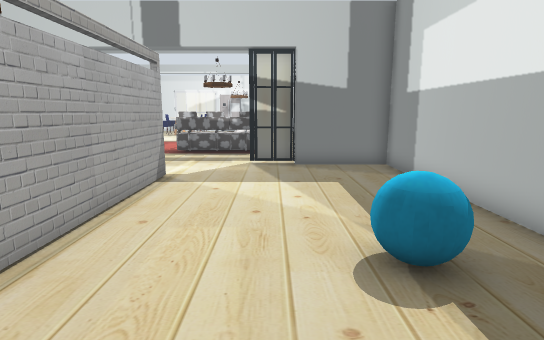
view 1 (above)

20 first-person views from a walk through a robot-simulator world made for Gazebo. The camera is 1 m above the floor, tilts 10° down and sees 80° across. The floor is counted in squares, 0.5 m on a side. Each view is taken from the middle of a square. On the plan, view 1 faces up. The plan holds only what a view shows up to about 18 squares ahead; the rest is blank. Some surface patterns are stand-ins.

view 2
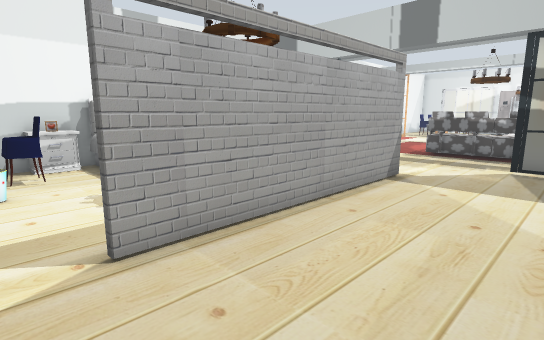

view 3
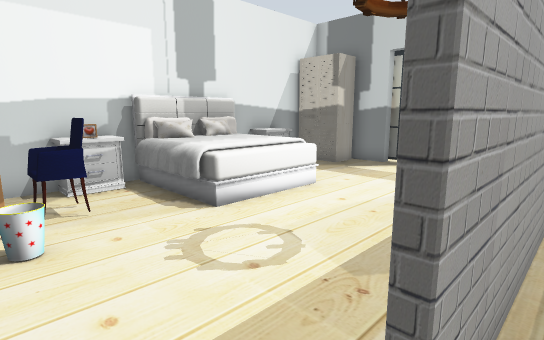

view 4
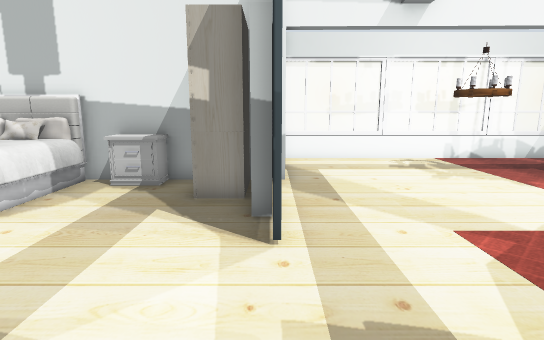

view 5
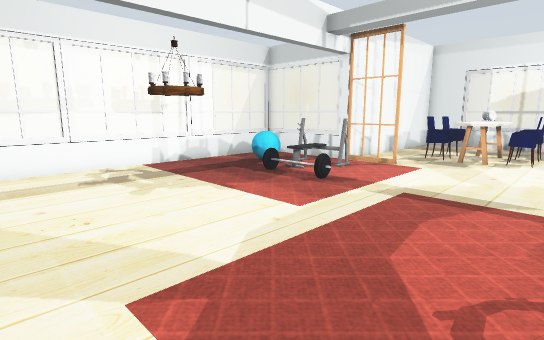

view 6
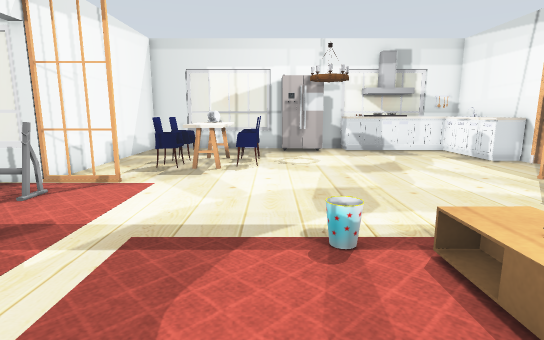

view 7
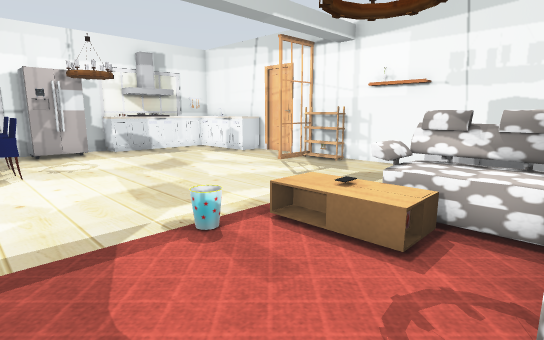

view 8
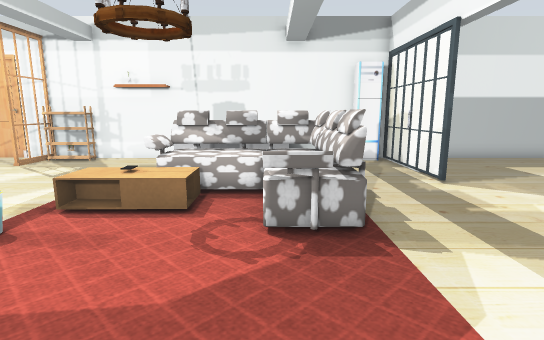

view 9
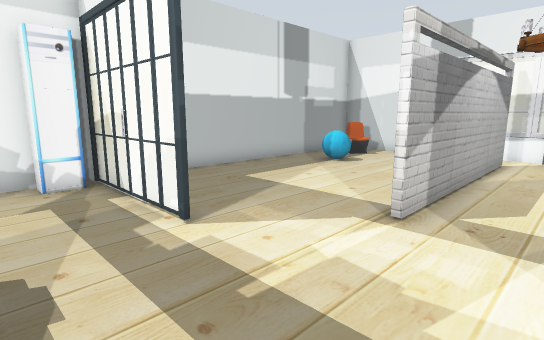

view 10
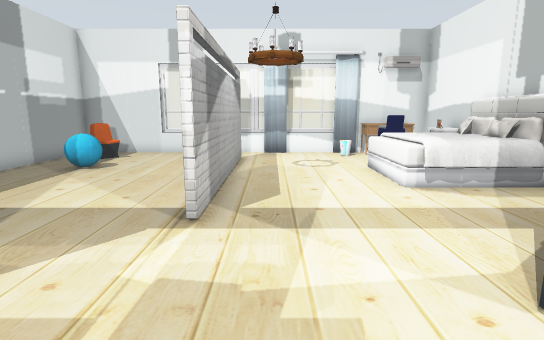

view 11
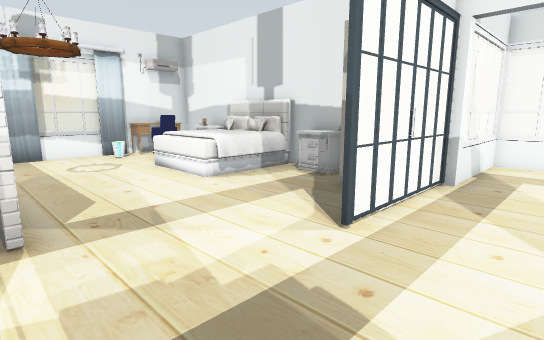

view 12
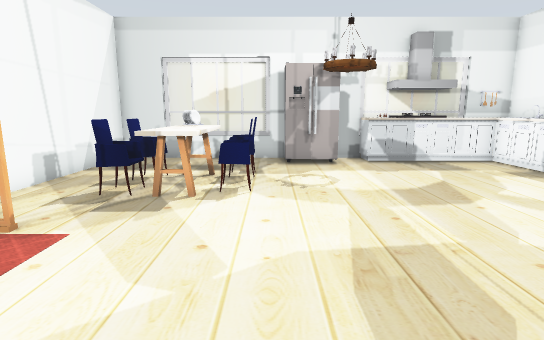

view 13
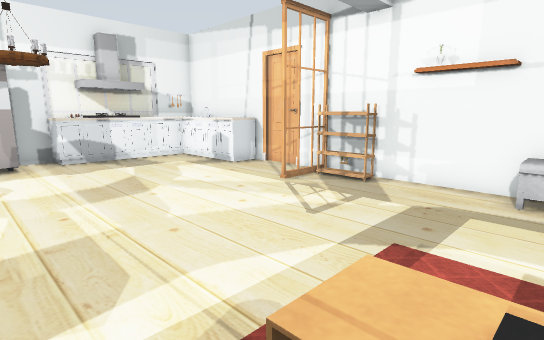

view 14
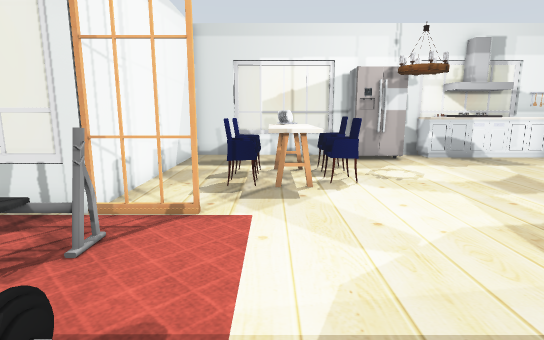

view 15
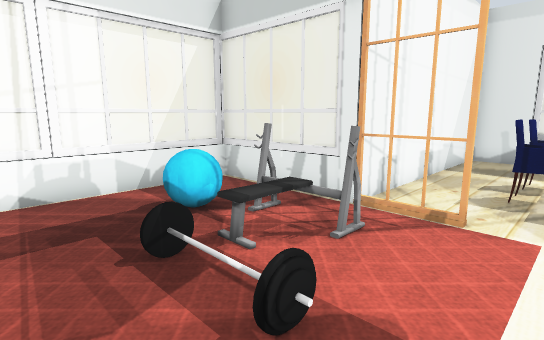

view 16
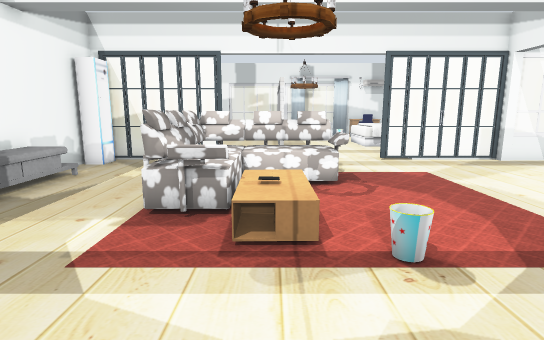

view 17
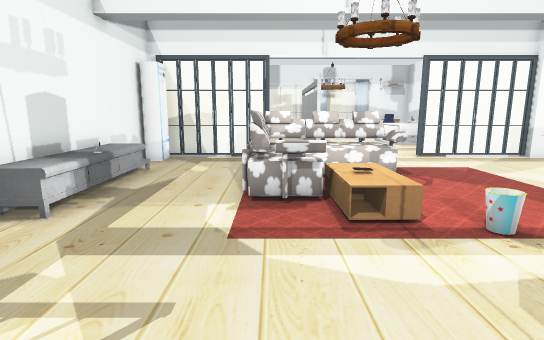

view 18
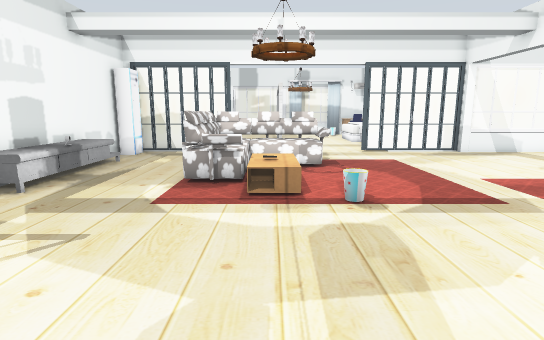

view 19
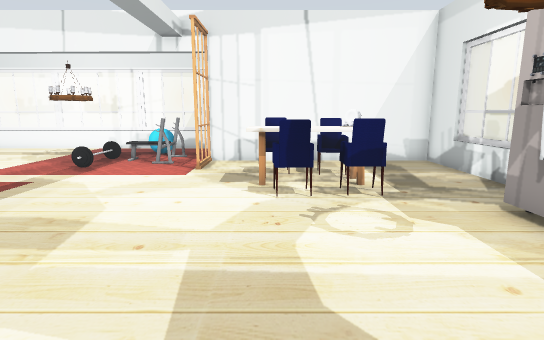

view 20
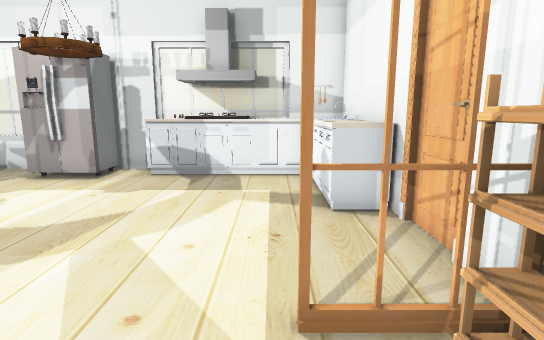

### Floor plan
Points are (right, up) in squares from view 1. A wall is a line through its corners. A room is listed if a view was taken in it or the views show most of it. See-through windows are left out.
Room 1 (views 1, 2, 3, 4, 5, 6, 7, 8, 9, 10, 11, 12, 13, 14, 15, 16, 17, 18, 19, 20)
walls: (-9.1, 13.1) (-9.1, 12.6) (-10.6, 12.6); (-3.4, 10.2) (-3.4, 1.4); (-12.7, 12.4) (-12.7, -0.6) (-9.3, -0.6); (-13.5, 13.4) (-12.7, 13.4); (4.5, 12.9) (4.5, 28.5); (4.5, 31) (4.5, 36.6) (3.4, 36.6); (-3.6, 1.4) (-3.6, 10.2); (-5.4, 36.6) (-12.7, 36.6) (-12.7, 27.3) (-17.5, 27.3); (-1.9, 36.6) (-3.6, 36.6); (0.4, -0.6) (4.5, -0.6) (4.5, 12.6) (0.9, 12.6) (0.9, 13)
low walls: (-17.5, 18.5) (-17.5, 13.3); (-17.5, 27.3) (-17.5, 22.4); (-4.6, -0.6) (-3.5, -0.6)
objects: window (-18, 15); window (-18, 19) to (-18, 22); window (-18, 25); window (-17, 13) to (-14, 13); window (-17, 27) to (-15, 27); lamp (-15, 20) to (-14, 21); other object (-15, 24) to (-15, 25); other object (-14, 24) to (-12, 26); other object (-13, 23) to (-11, 23); other object (-12, 0) to (-10, 1); other object (-12, 2); other object (-12, 3); bed (-12, 4) to (-9, 7); other object (-12, 9) to (-12, 10); wardrobe (-12, 11) to (-11, 12); door leaf (-12, 27) to (-11, 27); chair (-11, 1) to (-10, 2); door leaf (-10, 13); chair (-10, 30) to (-9, 30); chair (-10, 32); curtain (-9, 0); other object (-9, 0) to (-8, 1); kitchen table (-9, 30) to (-8, 31); other object (-9, 32) to (-8, 32); kitchen table (-9, 33) to (-8, 33); window (-8, -1) to (-5, -1); door leaf (-8, 13); chair (-7, 30) to (-7, 31); chair (-7, 32); window (-7, 37); lamp (-6, 4) to (-4, 6); sofa (-5, 16) to (-1, 21); other object (-5, 23); fridge (-5, 35) to (-4, 36); lamp (-4, 20) to (-3, 21); lamp (-4, 33) to (-3, 34); window (-3, -1) to (0, -1); other object (-3, 20) to (-2, 22); other object (-3, 21); kitchen cabinet (-2, 36) to (-1, 36); door leaf (-1, 13) to (0, 13); other object (0, 36) to (1, 36); other object (0, 37); window (1, 37) to (2, 37); chair (2, 1) to (3, 2); other object (2, 4); door leaf (2, 13); door leaf (2, 28) to (4, 28); kitchen cabinet (2, 32) to (4, 36); TV cabinet (3, 17) to (4, 22); other object (3, 37); other object (4, 14); other object (4, 23); other object (4, 24); other object (4, 26) to (4, 27); other object (5, 29); door leaf (5, 30)

Positions as (right, up) in squares from view 1, and headings:
1: (0, 0), facing up
2: (1, 0), facing up-left
3: (-3, 0), facing up-left
4: (-3, 13), facing left
5: (-5, 15), facing up-left
6: (-6, 18), facing up
7: (-8, 18), facing up-right
8: (-10, 18), facing right
9: (-6, 16), facing down-right
10: (-5, 16), facing down
11: (-3, 16), facing down-left
12: (-6, 22), facing up
13: (-5, 21), facing up-right
14: (-9, 21), facing up
15: (-9, 21), facing up-left
16: (-3, 27), facing down
17: (-1, 28), facing down
18: (-3, 30), facing down
19: (1, 30), facing left
20: (2, 25), facing up
